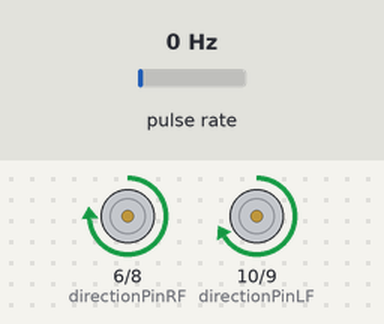
A sketch run on a simulated Arduino Uno, built with avr-gcc and run on an emulated ATmega328P. Parts: motor-driver pin pairs drawn as motors (green arrow = first pin HIGH = forward, orange = second pin HIGH = backward, longer = more drive). Wiring (inferred from the names in the program): pulse sensor: data pin 2. Inputs (shaded band) come from the test bench; at power-on: pulse rate 0 Hz.

Above: at 2.2 s.
2.3 s: pulse rate (sensor on pin 2) set to 5 Hz
5.3 s: pulse rate (sensor on pin 2) set to 8 Hz
At 7.7 s:
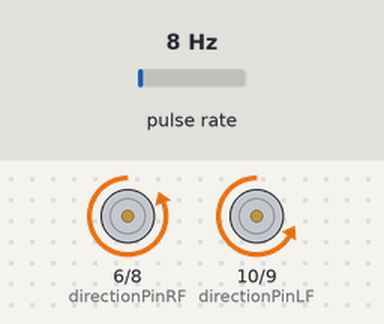
8.0 s: pulse rate (sensor on pin 2) set to 4 Hz
At 10.6 s:
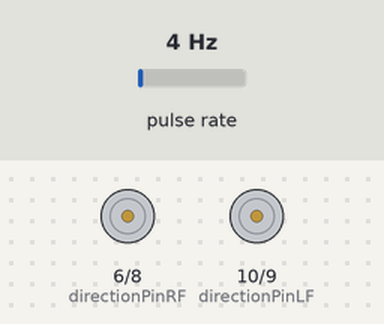
11.0 s: pulse rate (sensor on pin 2) set to 43 Hz
At 11.85 s:
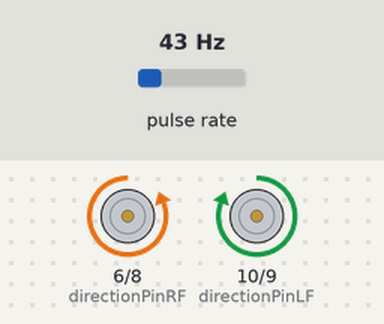
14.0 s: pulse rate (sensor on pin 2) set to 50 Hz
Timing chart, 0 to 18.0 s (numbered marks = the images above; inputs shaded):
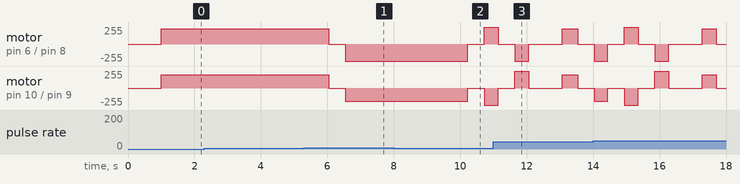

The sketch:

sketch_forward_backward.ino
```cpp
int directionPinLB = 9;
int directionPinRF = 6;
int directionPinLF = 10;
int directionPinRB = 8;

const int encoderPin = 2;
volatile long encoderCount = 0;

const int pulsesPerMeter = 21;

void setup() {

  pinMode(directionPinLB, OUTPUT);
  pinMode(directionPinRB, OUTPUT);
  pinMode(directionPinRF, OUTPUT);
  pinMode(directionPinLF, OUTPUT);

  pinMode(encoderPin, INPUT);
  attachInterrupt(digitalPinToInterrupt(encoderPin), countPulse, RISING);

  delay(1000);
}


void countPulse() {
  encoderCount++;
}


void moveForwardDistance(int targetPulses) {

  encoderCount = 0;

  analogWrite(directionPinLF, 200);
  analogWrite(directionPinRF, 230);

  while (encoderCount < targetPulses) {
    // waiting
  }

  stopMottor();
}


void moveBackwardDistance(int targetPulses) {

  encoderCount = 0;

  analogWrite(directionPinLB, 200);
  analogWrite(directionPinRB, 230);

  while (encoderCount < targetPulses) {
    // waiting
  }

  stopMottor();
}


void turnLeft90() {
  digitalWrite(directionPinRF, HIGH);
  digitalWrite(directionPinLB, HIGH);
  delay(420);   // adjust if needed
  stopMottor();
}


void turnRight90() {
  digitalWrite(directionPinLF, HIGH);
  digitalWrite(directionPinRB, HIGH);
  delay(420);   // adjust if needed
  stopMottor();
}

void stopMottor(){
  digitalWrite(directionPinRF, LOW);
  digitalWrite(directionPinLB, LOW);
  digitalWrite(directionPinLF, LOW);
  digitalWrite(directionPinRB, LOW);
}

void loop() {

  moveForwardDistance(pulsesPerMeter);   // 1 meter forward
  delay(500);

  moveBackwardDistance(pulsesPerMeter);  // 1 meter backward
  delay(500);

  turnLeft90();
  delay(500);

  turnRight90();
  delay(1000);
}
```

Measured:
- the behaviour switches between 6 and 7 Hz on pulse rate (sensor on pin 2) (found by bisection; images 0 and 1)
- after the input at 2.3 s, every drawn part: stays the same
